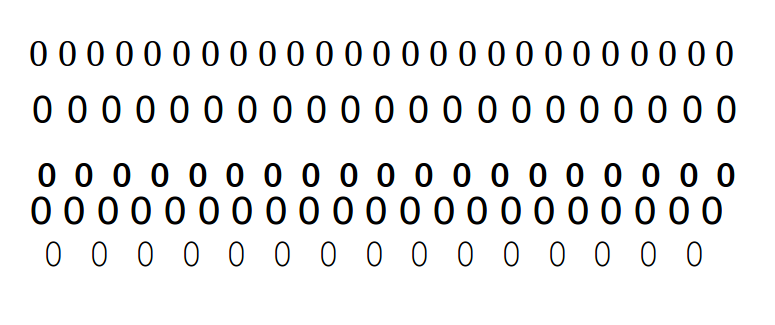
#> input picture image/digit-0.png, 775 x 325 px; its folder holds only this picture in this run
$ jupyter execute --allow-errors 002-feature-vector-and-simple-classification.ipynb   (Python 2 division)
#> lines starting #> are read from the running program, lines starting #| are printed output that depends on the picture; after the words box and inside, x2 and y2 are one past the last pixel; in counts of white or black regions, pixels touching at a corner belong together
# Create a feature vector

[cell 1]
# Functions

from skimage import io
from skimage import filters, color
from skimage import transform
import matplotlib.pyplot as plt
from scipy import ndimage as ndi
import numpy as np
import os
import fnmatch

def dir2filename(dirName):
    # read files from directory
#> called with dirName = 'image'
    matches = []
    for root, dirnames, filenames in os.walk(dirName):
        for filename in fnmatch.filter(filenames, '*.[jp]*'):
            matches.append(os.path.join(root,filename))
            print('({}/{})'.format(root,filename))

    print("Number of image files", len(matches))

    return matches


def img2fv(fileName, img_row, img_col):

#> called with fileName = 'image/digit-0.png', img_row = 28, img_col = 28
    digit_y = fileName.split('-')[-1].split('.')[0]

    digit = io.imread(fileName)
#> digit is the input picture: shape (325, 775, 3); mean R, G, B 235.9, 236, 236
    gray_image = color.rgb2gray(digit)
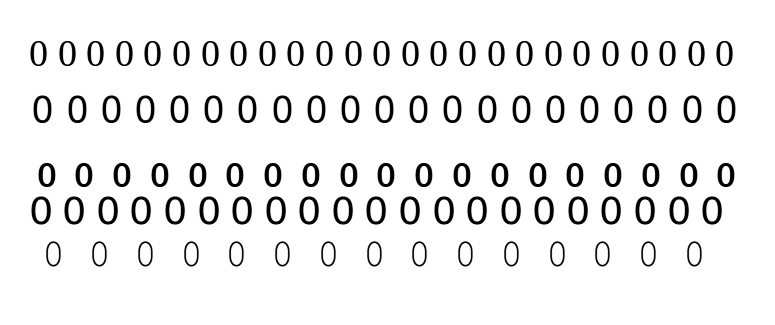
#> gray_image: shape (325, 775) float64; min 0, max 1, mean 0.925
    thresh = filters.threshold_mean(gray_image)
#> thresh = 0.925
    binary_image = gray_image > thresh
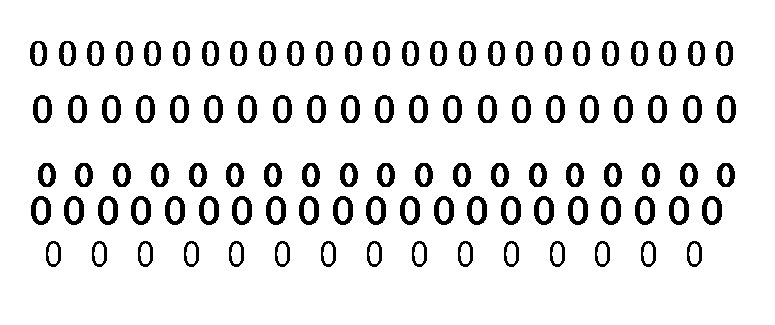
#> binary_image: shape (325, 775) bool; 90.1% white; 101 black regions, largest, box (x1, y1, x2, y2) and area: (31, 196, 51, 225) 302, (64, 196, 84, 225) 302, (98, 196, 118, 225) 302

    #find an object from image
    label_objects, nb_labels = ndi.label(np.invert(binary_image))
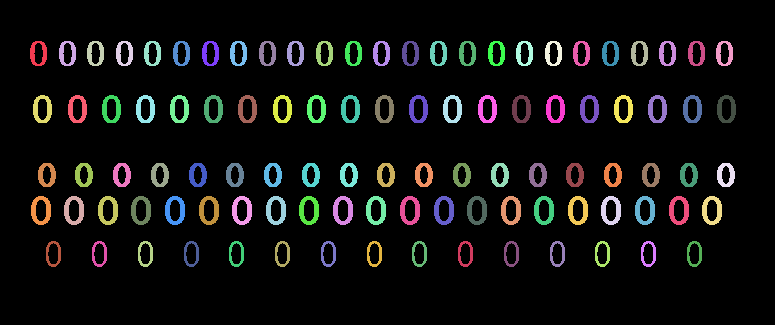
#> label_objects: shape (325, 775) int32; 102 distinct labels, from 0 to 101; one colour per label, 0 black
#> nb_labels = 101

    #create feature vector
    digit_x = np.zeros((1,(img_row*img_col)), dtype='float64')
    digit_fv = np.zeros((1,(img_row*img_col)+1), dtype='float64')

    for i in(range(1,nb_labels)):
        tmp = label_objects == i
        r, = np.where(tmp.sum(axis=1) > 1)
        c, = np.where(tmp.sum(axis=0) > 1)

        # crop with border
        tmp_img = gray_image[(r.min()-1):(r.max()+2), (c.min()-1):(c.max()+2)]
        digit_x = transform.resize(tmp_img, (img_row,img_col), mode='reflect')
        digit_x = digit_x.reshape((1,(img_row*img_col)))

        tmp_digit_data = np.hstack((digit_y, digit_x[0,:]))
        digit_fv = np.vstack((digit_fv, tmp_digit_data))
#> this loop made 100 passes
#> pass 1, in img2fv, `tmp = label_objects == i`:
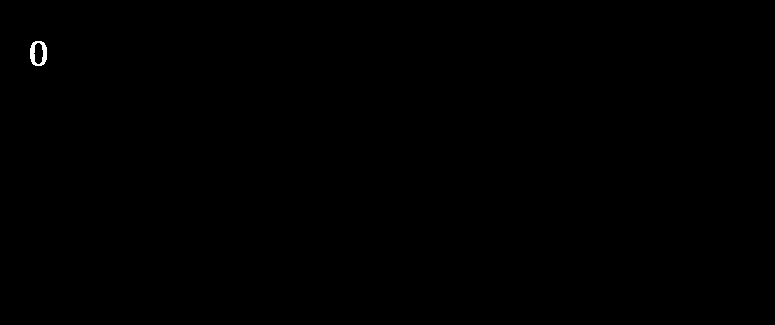
#> tmp: shape (325, 775) bool; 0.09% white; 1 white region, box (x1, y1, x2, y2) and area: (30, 41, 47, 66) 224

    # remove first row
    digit_fv = np.delete(digit_fv, 0, 0)

    return digit_fv

[cell 2]
# define size of the digit
img_row = 28
img_col = 28

output_filename = 'digit_fv.train'

# input directory
dirName = 'image'
matches = dir2filename(dirName)
feature = np.zeros((1,(img_row*img_col)+1), dtype='float64')

for i in(range(0,len(matches))):
    print("#", i+1)
    # create feature vector
    digit_fv = img2fv(matches[i], img_row, img_col)
    feature = np.vstack((feature, digit_fv))

# delete the first zero value row
feature = np.delete(feature, 0, 0)
print("Feature vector size", feature.shape)
#| Feature vector size (100, 785)

# save feature vector to text file
print("Save feature vector to file", output_filename)
#> (the rest of this cell did not finish here and is left out)

# Load a feature vector file

[cell 3]
import numpy as np

output_filename = 'digit_fv.train'
#> (the rest of this cell did not finish here and is left out)

# Nearest Centroid Classifier

[cell 4]
from sklearn.neighbors.nearest_centroid import NearestCentroid
import numpy as np

#> (the rest of this cell did not finish here and is left out)

# Prediction

[cell 5]
test_img = 'test-image/test-img2.png'
img = io.imread(test_img)
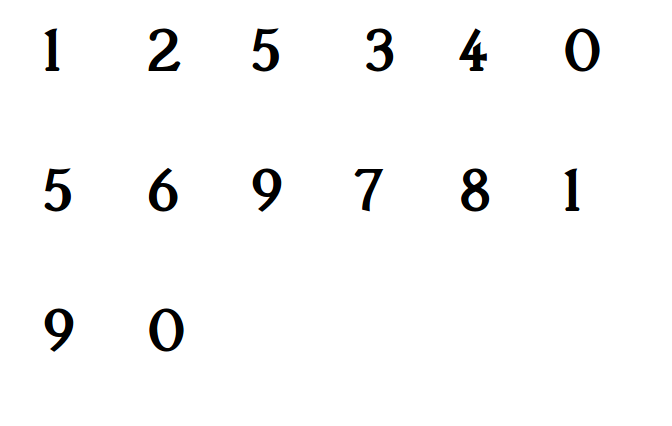
#> input picture test-image/test-img2.png, 672 x 426 px
#> img is the input picture: shape (426, 672, 4); mean R, G, B, A 248.7, 248.7, 248.7, 255
io.imshow(img)
io.show()

[cell 6]
from matplotlib import pyplot as plt

img_row = 28
img_col = 28

digit_fv = img2fv(test_img, img_row, img_col)
#> call 2 of img2fv, with fileName = 'test-image/test-img2.png', img_row = 28, img_col = 28
#> in img2fv (call 2), `thresh = filters.threshold_mean(gray_image)`: thresh = 0.975
#> in img2fv (call 2), `binary_image = gray_image > thresh`:
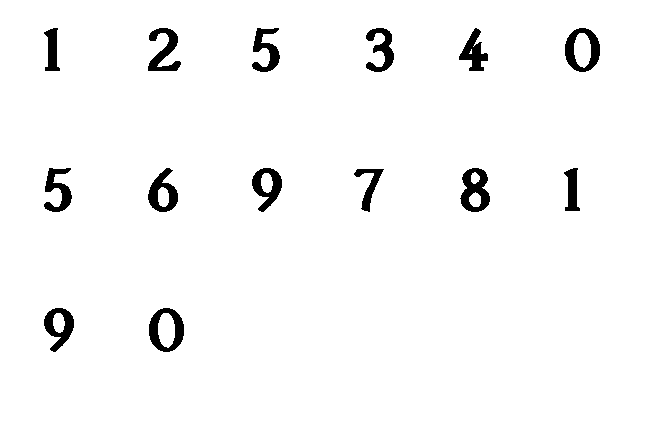
#> binary_image: shape (426, 672) bool; 97% white; 14 black regions, largest, box (x1, y1, x2, y2) and area: (460, 168, 490, 212) 777, (565, 28, 600, 72) 749, (149, 308, 184, 352) 749
#> in img2fv (call 2), `label_objects, nb_labels = ndi.label(np.invert(binary_image))`:
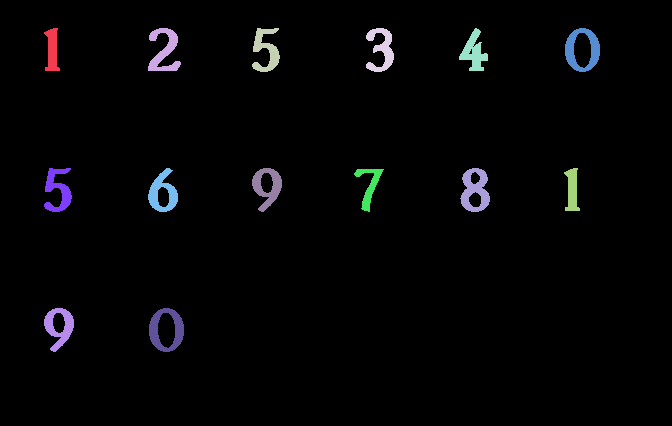
#> label_objects: shape (426, 672) int32; 15 distinct labels, from 0 to 14; one colour per label, 0 black
#> in img2fv (call 2), `label_objects, nb_labels = ndi.label(np.invert(binary_image))`: nb_labels = 14
#> the loop in img2fv (call 2), `for i in(range(1,nb_labels)):` made 13 passes
#> pass 1, in img2fv (call 2), `tmp = label_objects == i`:
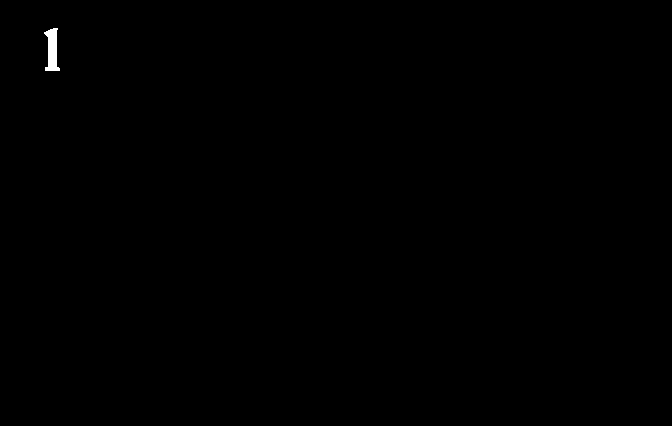
#> tmp: shape (426, 672) bool; 0.15% white; 1 white region, box (x1, y1, x2, y2) and area: (44, 28, 60, 71) 421
#> pass 1, in img2fv (call 2), `digit_x = transform.resize(tmp_img, (img_row,img_col), mode='reflect')`:
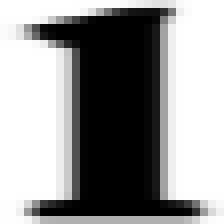
#> digit_x: shape (28, 28) float64 (shown 8 times larger); min 0, max 1, mean 0.582
#> after the loop in img2fv (call 2), `for i in(range(1,nb_labels)):`:
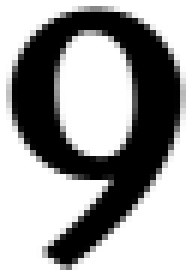
#> tmp_img: shape (46, 32) float64 (shown 6 times larger); min 0, max 1, mean 0.633
